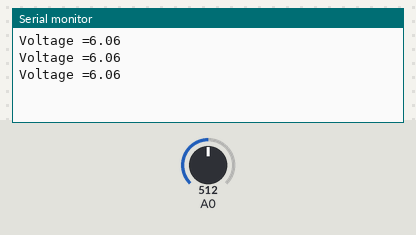
This sketch was run on a simulated Arduino Uno, built with avr-gcc and run on an emulated ATmega328P. Shown: the last lines printed to the serial monitor. Inputs (shaded band) come from the test bench; at power-on: A0 = 512.

Above: at 1.3 s.
1.4 s: A0 set to 716
At 1.9 s:
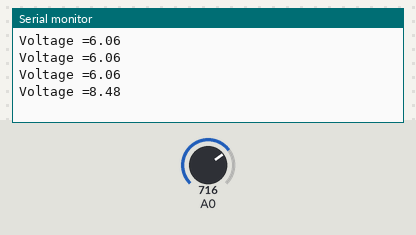
2.9 s: A0 set to 900
At 3.4 s:
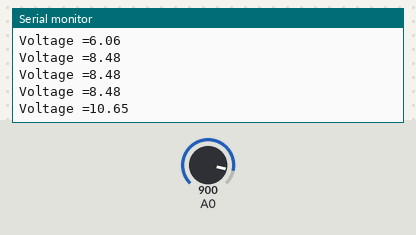
Timing chart, 0 to 5.9 s (numbered marks = the images above; inputs shaded):
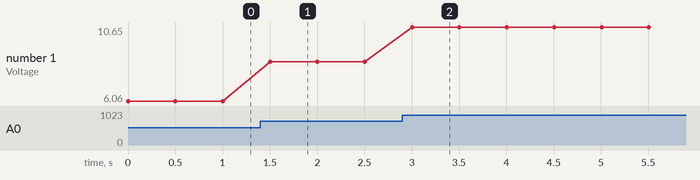

Measured:
- after the input at 1.4 s, the serial monitor: prints a new line after 0.10 s (image 1)
- after the input at 2.9 s, the serial monitor: prints a new line after 0.10 s (image 2)
- plotted number 1: 6.06 → 8.48 after the input at 1.4 s, 8.48 → 10.65 after the input at 2.9 s

The sketch:

FN0NP1TJJT6N62J.ino
```cpp
int value = 0;
float voltage;
float R1 = 47000.0;
float R2 = 33000.0;

void setup(){
  Serial.begin(9600);
}

void loop(){
  value = analogRead(A0);
  voltage = value * (5.0/1024)*((R1 + R2)/R2);
  Serial.print("Voltage =");
  Serial.println(voltage);
  delay(500);
}
```
